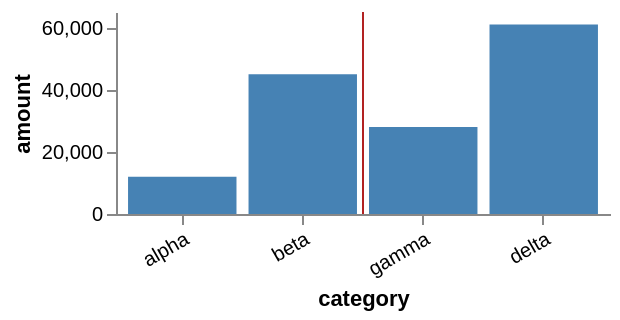

This figure's Vega-Lite source:
### Vega specification from a JSON file in a GitHub repository (floating-point values rounded to 4 significant figures)
{"$schema": "https://vega.github.io/schema/vega/v6.json", "description": "autosize fit where the size is a signal rather than a property: the view fits against the signal's value, which is how a chart sized by its host is written.", "padding": 5, "autosize": {"type": "fit"}, "signals": [{"name": "width", "value": 300}, {"name": "height", "update": "150"}, {"name": "mid", "update": "width / 2"}], "data": [{"name": "t", "values": [{"c": "alpha", "v": 12000}, {"c": "beta", "v": 45000}, {"c": "gamma", "v": 28000}, {"c": "delta", "v": 61000}]}], "scales": [{"name": "x", "type": "band", "domain": {"data": "t", "field": "c"}, "range": "width", "padding": 0.1}, {"name": "y", "type": "linear", "domain": {"data": "t", "field": "v"}, "range": "height", "nice": true}], "axes": [{"orient": "left", "scale": "y", "title": "amount", "tickCount": 4}, {"orient": "bottom", "scale": "x", "title": "category", "labelAngle": -30, "labelAlign": "right"}], "marks": [{"type": "rect", "from": {"data": "t"}, "encode": {"enter": {"x": {"scale": "x", "field": "c"}, "width": {"scale": "x", "band": 1}, "y": {"scale": "y", "field": "v"}, "y2": {"scale": "y", "value": 0}, "fill": {"value": "steelblue"}}}}, {"type": "rule", "encode": {"enter": {"x": {"signal": "mid"}, "x2": {"signal": "mid"}, "y": {"value": 0}, "y2": {"signal": "height"}, "stroke": {"value": "firebrick"}}}}]}
